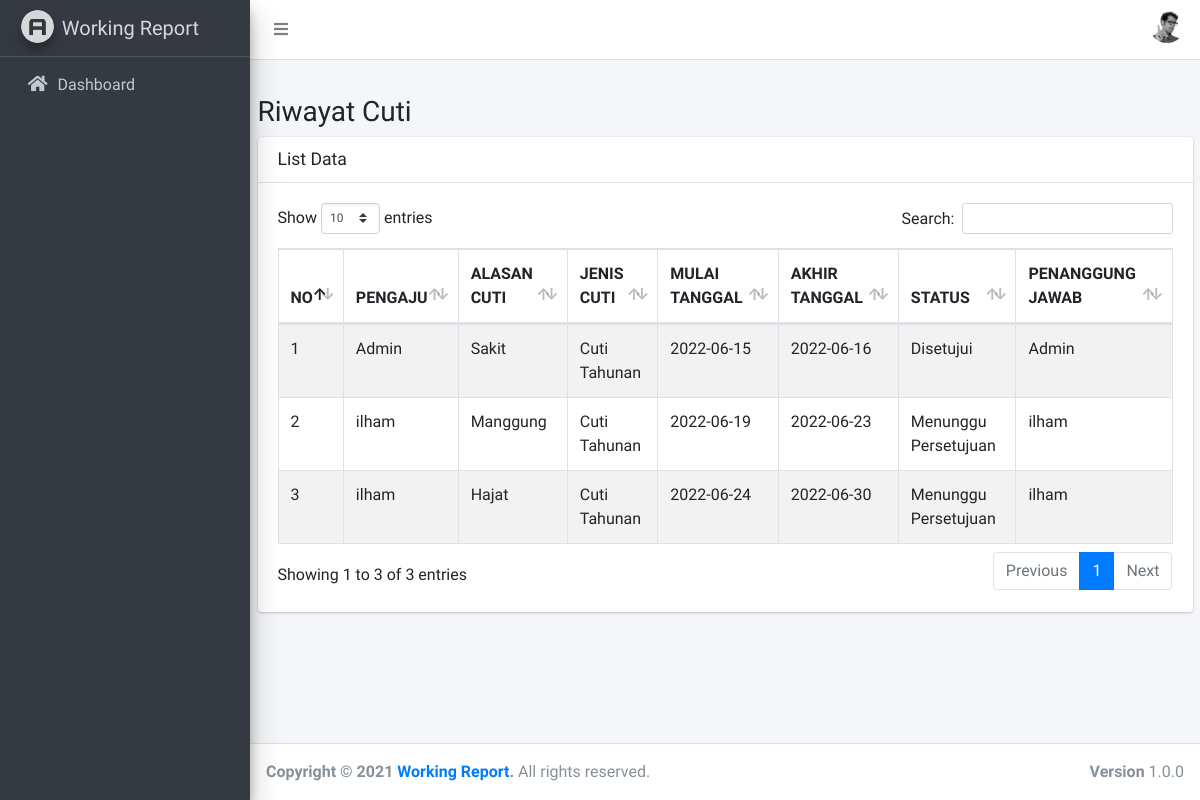
Page /index.php/cuti/riwayat on the earlier database version.
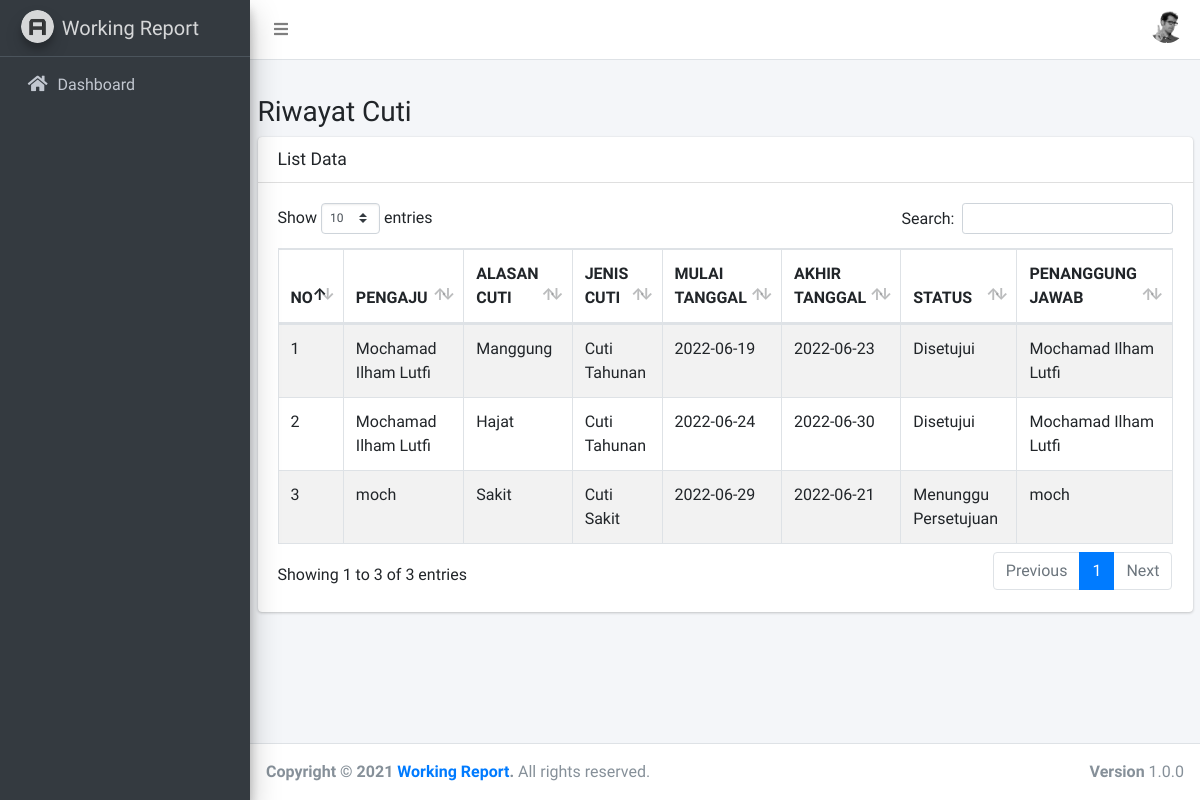
Same page on the later database version.
### tables this page shows
CREATE TABLE `leave` (
  `id` int(11) NOT NULL,
  `user_id` int(11) DEFAULT NULL,
  `reason` text DEFAULT NULL,
  `jenis_cuti_id` int(11) DEFAULT NULL,
  `start_date` date DEFAULT NULL,
  `end_date` date DEFAULT NULL,
  `status` int(11) DEFAULT NULL,
  `responsible` int(11) DEFAULT NULL,
  `created_date` datetime DEFAULT NULL
);

CREATE TABLE `personal_data` (
  `id` int(11) NOT NULL,
  `user_id` int(11) DEFAULT NULL,
  `nik` varchar(20) DEFAULT NULL,
  `name` varchar(50) DEFAULT NULL,
  `birth_place` varchar(50) DEFAULT NULL,
  `birth_date` date DEFAULT NULL,
  `address` text DEFAULT NULL,
  `married_date` date DEFAULT NULL
);

CREATE TABLE `jenis_cuti` (
  `id` int(11) NOT NULL,
  `nama_cuti` varchar(255) DEFAULT NULL
);

### application/controllers/Cuti.php (called while the page is built, shortened)
<?php
class Cuti extends CI_Controller
{
    function __construct(){
		$this->load->model('M_cuti');
		$this->load->model('M_user');
		$this->load->library('form_validation');
	}
	public function riwayat()
    {
		$data['listcuti'] = $this->M_cuti->getAllRiwayatCuti();
        $data['content'] = 'cuti/v_riwayat_cuti';
        $this->load->view('v_template',$data);
    }
}

### index.php (called while the page is built, shortened)
<?php
require_once BASEPATH.'core/CodeIgniter.php';

### application/models/M_cuti.php (called while the page is built, shortened)
<?php
	class M_cuti extends CI_Model {
        private $_table = 'leave';
        private $_table3 = 'personal_data';
        private $_table4 = 'jenis_cuti';
        public function getAllRiwayatCuti(){
            $this->db->select('leave.*, b.name, c.name pengaju, d.nama_cuti');
            $this->db->from($this->_table);
            $this->db->join($this->_table3. " b", 'b.user_id = leave.user_id');
            $this->db->join($this->_table3. " c", 'c.user_id = leave.user_id');
            $this->db->join($this->_table4. " d", 'd.id = leave.jenis_cuti_id');
            $query = $this->db->get();
            return $query;
        }
	}
?>

### application/views/cuti/v_riwayat_cuti.php (the view, shortened to what this page needs)
<div class="col-sm-12">
    <div class="thumbnail">
        <div class="caption">
            <h3>
                Riwayat Cuti
            </h3>
        </div>
        <div class="card">
            <div class="card-header">
                <h3 class="card-title">List Data</h3>
            </div>
            <div class="card-body">
                <table id="example1" class="table table-bordered table-striped">
                    <thead>
                        <tr>
                            <th>NO</th>
                            <th>PENGAJU</th>
                            <th>ALASAN CUTI</th>
                            <th>JENIS CUTI</th>
                            <th>MULAI TANGGAL</th>
                            <th>AKHIR TANGGAL</th>
                            <th>STATUS</th>
                            <th>PENANGGUNG JAWAB</th>
                        </tr>
                    </thead>
                    <tbody>
                        <?php
                            $no = 1;
                            foreach($listcuti->result() as $rowcuti){
                        ?>
                            <tr>
                                <td><?=$no?></td>
                                <td><?=$rowcuti->pengaju;?></td>
                                <td><?=$rowcuti->reason;?></td>
                                <td><?=$rowcuti->nama_cuti;?></td>
                                <td><?=$rowcuti->start_date;?></td>
                                <td><?=$rowcuti->end_date;?></td>
                                <td><?php
                                if($rowcuti->status == "1" ){
                                    echo "Menunggu Persetujuan";
                                }elseif($rowcuti->status == "2" ){
                                    echo "Disetujui";
                                }else{
                                    echo "Ditolak";
                                }
                                ?></td>
                                <td><?=$rowcuti->name;?></td>
                            </tr>
                        <?php
                                $no++;
                            }
                        ?>
                </table>
            </div>
        </div>
    </div>
</div>

### application/views/v_template.php (shortened to what this page needs)
<!DOCTYPE html>
<html lang="en">
  <head>
    <link rel="stylesheet" href="<?=base_url('assets');?>/vendor/css/style.css">
    <link rel="stylesheet" href="<?=base_url('assets');?>/vendor/AdminLTE-3.0.5/plugins/fontawesome-free/css/all.min.css">
    <link rel="stylesheet" href="https://code.ionicframework.com/ionicons/2.0.1/css/ionicons.min.css">
    <link rel="stylesheet" href="<?=base_url('assets');?>/vendor/AdminLTE-3.0.5/plugins/daterangepicker/daterangepicker.css">
    <link rel="stylesheet" href="<?=base_url('assets');?>/vendor/AdminLTE-3.0.5/plugins/icheck-bootstrap/icheck-bootstrap.min.css">
    <link rel="stylesheet" href="<?=base_url('assets');?>/vendor/AdminLTE-3.0.5/plugins/tempusdominus-bootstrap-4/css/tempusdominus-bootstrap-4.min.css">
    <link rel="stylesheet" href="<?=base_url('assets');?>/vendor/AdminLTE-3.0.5/plugins/select2/css/select2.min.css">
    <link rel="stylesheet" href="<?=base_url('assets');?>/vendor/AdminLTE-3.0.5/plugins/select2-bootstrap4-theme/select2-bootstrap4.min.css">
    <link rel="stylesheet" href="<?=base_url('assets');?>/vendor/AdminLTE-3.0.5/plugins/bootstrap4-duallistbox/bootstrap-duallistbox.min.css">
    <link rel="stylesheet" href="<?=base_url('assets');?>/vendor/AdminLTE-3.0.5/plugins/overlayScrollbars/css/OverlayScrollbars.min.css">
    <link rel="stylesheet" href="https://code.ionicframework.com/ionicons/2.0.1/css/ionicons.min.css">
    <link rel="stylesheet" href="<?=base_url('assets');?>/vendor/AdminLTE-3.0.5/plugins/datatables-bs4/css/dataTables.bootstrap4.min.css">
    <link rel="stylesheet" href="<?=base_url('assets');?>/vendor/AdminLTE-3.0.5/plugins/datatables-responsive/css/responsive.bootstrap4.min.css">
    <link rel="stylesheet" href="<?=base_url('assets');?>/vendor/AdminLTE-3.0.5/dist/css/adminlte.min.css">
  </head>
  <body class="hold-transition sidebar-mini layout-fixed layout-navbar-fixed layout-footer-fixed">
    <div class="wrapper">
      <nav class="main-header navbar navbar-expand navbar-white navbar-light" style="max-height: 60px;">
        <ul class="navbar-nav mr-auto">
          <li class="nav-item">
            <a class="nav-link" data-widget="pushmenu" href="#" user="button"><i class="fas fa-bars"></i></a>
          </li>
        </ul>
        <span class="navbar-text" style="padding-right: .5rem; padding-top: 10px; padding-bottom: 0px; ">
        <div class="user-panel mt-3 pb-3 mb-3 d-flex " style="overflow: inherit; ">
        <div class="info">
        </div>
        <div class="image">
        <div class="dropdown">
        <img src="<?=base_url('assets');?>/vendor/AdminLTE-3.0.5/dist/img/user2-160x160.jpg" class="img-circle " alt="User Image" id="dropdownMenuButton" data-toggle="dropdown" aria-pressed="true">
        </span>
      </nav>
      <aside class="main-sidebar sidebar-dark-primary elevation-4">
        <a href="<?=base_url();?>/dashboard" class="brand-link">
          <img src="<?=base_url('assets');?>/vendor/AdminLTE-3.0.5/dist/img/AdminLTELogo.png" alt="AdminLTE Logo" class="brand-image img-circle elevation-3"
              style="opacity: .8">
          <span class="brand-text font-weight-light">Working Report</span>
        </a>
        <div class="sidebar">
          <nav class="mt-2">
            <ul class="nav nav-pills nav-sidebar flex-column" data-widget="treeview" user="menu" data-accordion="false">
              <li class="nav-item">
                <a href="<?=base_url();?>dashboard" class="nav-link">
                  <i class="nav-icon fa fa-home"></i>
                  <p>
                    Dashboard
                  </p>
                </a>
              </li>
            </ul>
          </nav>
        </div>
      </aside>
      <div class="content-wrapper">
        <div class="content-header">
        </div>
        <?php
            $this->load->view($content)
          ?>
      </div>
      <footer class="main-footer">
        <strong>Copyright &copy; 2021 <a href="http://adminlte.io">Working Report</a>.</strong>
        All rights reserved.
        <div class="float-right d-none d-sm-inline-block">
          <b>Version</b> 1.0.0
        </div>
      </footer>
    </div>
  </body>
</html>

Differences in the rows shown:
removed leave: personal_data.name "Admin", reason "Sakit", jenis_cuti.nama_cuti "Cuti Tahunan", start_date "2022-06-15", end_date "2022-06-16", status "Disetujui"
changed leave "Manggung": personal_data.name "ilham" → "Mochamad Ilham Lutfi"; status "Menunggu Persetujuan" → "Disetujui"
changed leave "Hajat": personal_data.name "ilham" → "Mochamad Ilham Lutfi"; status "Menunggu Persetujuan" → "Disetujui"
added leave: personal_data.name "moch", reason "Sakit", jenis_cuti.nama_cuti "Cuti Sakit", start_date "2022-06-29", end_date "2022-06-21", status "Menunggu Persetujuan"
